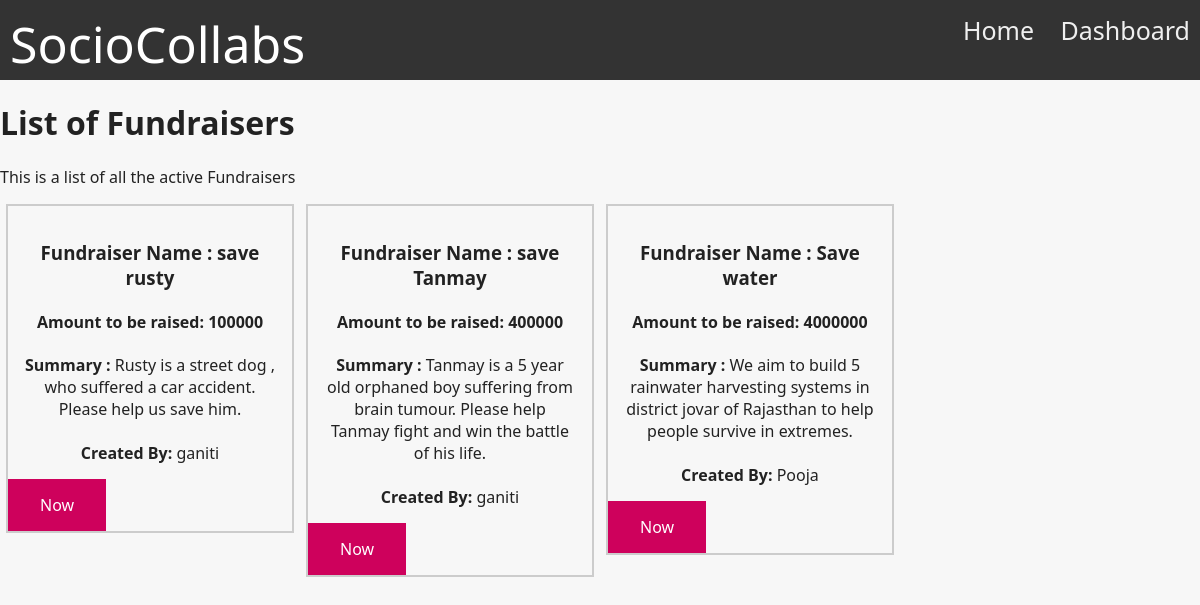
Screenshot of /fundraiserlist (signed in) with the database file from the repository.
### app/models.py (models this page shows, shortened)
class Fundraisers(db.Model):
    __tablename__ = "Fundraisers"
    id = db.Column(db.Integer, primary_key=True)
    name = db.Column(db.String(64), unique=True)
    amount = db.Column(db.Integer)
    summary = db.Column(db.String(64))
    created_by = db.Column(db.String(64))

### app/views.py (the view)
@app.route("/fundraiserlist")
def fundraiserlist():
     name = request.cookies.get('user_name')
     if (name==None):
        return render_template("fundraiserlist.html", Fundraisers=Fundraisers.query.all(),logged_in=False)
     return render_template("fundraiserlist.html", Fundraisers=Fundraisers.query.all(),logged_in=name!="")

### app/models.py (called while the page is built)
    def __repr__(self):
        return str(self.id) + " - " + str(self.user)

### app/views.py (called while the page is built)
@lm.user_loader
def load_user(user_id):
    ans = Users.query.get(int(user_id))
    print(ans)
    return ans

### app/templates/fundraiserlist.html (shortened to what this page needs)
{% include 'navigation.html' %}
<h1 class="pt-5 pb-2">List of Fundraisers</h1>
      <p class="lead alert alert-warning">This is a list of all the active Fundraisers
			  </p>
			</head>
			<body>
			{% for fundraiser in Fundraisers %}
			<div class="responsive">
			  <div class="gallery">
				<div class="desc"><h3>Fundraiser Name : {{fundraiser.name }}<br></h3>
				    <h4>Amount to be raised: {{fundraiser.amount }}<br></h4>
				    <strong>Summary :</strong>  {{fundraiser.summary}} <br>
					<br>
				    <strong>Created By:</strong> {{fundraiser.created_by }}</div>
					<a href="/new_donation2" class="button">Now</a>
			  </div>
			</div>
			{% endfor %}
			</body>

### app/static/assets/css/style.css (style rules this page uses)
*, *::before, *::after { box-sizing: border-box; }
html { -webkit-text-size-adjust: 100%; -webkit-tap-highlight-color: rgba(0, 0, 0, 0); font-size: 16px; }
body { background-color: #f7f7f7; font-family: "Ubuntu", sans-serif; margin: 0; padding: 0; color: #222222; overflow-x: hidden; overflow-wrap: break-word; -moz-osx-font-smoothing: grayscale; -webkit-font-smoothing: antialiased; }
* { box-sizing: border-box; }
body { margin: 0px; font-family: 'segoe ui'; }

### app/templates/fundraiserlist.html (style rules this page uses)
div.gallery { border: 2px solid #ccc; }
div.desc { padding: 15px; text-align: center; align-items: center; }
* { box-sizing: border-box; }
.responsive { padding: 0 6px; float: left; width: 24.99999%; }
.button { background-color: #CE015C; color: white; padding: 15px 32px; text-align: center; text-decoration: none; display: inline-block; font-size: 16px; }

### rows the page displays
Fundraisers: name "save rusty", amount "100000", summary "Rusty is a street dog , who suffered a car accident. Please help us save him.", created_by "ganiti"
Fundraisers: name "save Tanmay", amount "400000", summary "Tanmay is a 5 year old orphaned boy suffering from brain tumour. Please help Tanmay fight and win the battle of his life.", created_by "ganiti"
Fundraisers: name "Save water", amount "4000000", summary "We aim to build 5 rainwater harvesting systems in district jovar of Rajasthan to help people survive in extremes.", created_by "Pooja"
